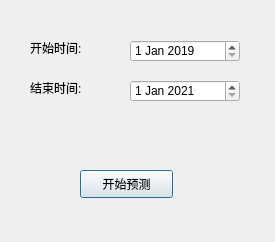
<?xml version="1.0" encoding="UTF-8"?>
<ui version="4.0">
 <class>Dialog</class>
 <widget class="QDialog" name="Dialog">
  <property name="geometry">
   <rect>
    <x>0</x>
    <y>0</y>
    <width>275</width>
    <height>242</height>
   </rect>
  </property>
  <property name="windowTitle">
   <string>Dialog</string>
  </property>
  <widget class="QLabel" name="label">
   <property name="geometry">
    <rect>
     <x>30</x>
     <y>40</y>
     <width>72</width>
     <height>15</height>
    </rect>
   </property>
   <property name="text">
    <string>开始时间:</string>
   </property>
  </widget>
  <widget class="QLabel" name="label_2">
   <property name="geometry">
    <rect>
     <x>30</x>
     <y>80</y>
     <width>72</width>
     <height>15</height>
    </rect>
   </property>
   <property name="text">
    <string>结束时间:</string>
   </property>
  </widget>
  <widget class="QDateEdit" name="dateEdit">
   <property name="geometry">
    <rect>
     <x>130</x>
     <y>40</y>
     <width>110</width>
     <height>22</height>
    </rect>
   </property>
   <property name="dateTime">
    <datetime>
     <hour>0</hour>
     <minute>0</minute>
     <second>0</second>
     <year>2019</year>
     <month>1</month>
     <day>1</day>
    </datetime>
   </property>
   <property name="minimumDateTime">
    <datetime>
     <hour>0</hour>
     <minute>0</minute>
     <second>0</second>
     <year>2019</year>
     <month>1</month>
     <day>1</day>
    </datetime>
   </property>
  </widget>
  <widget class="QDateEdit" name="dateEdit_2">
   <property name="geometry">
    <rect>
     <x>130</x>
     <y>80</y>
     <width>110</width>
     <height>22</height>
    </rect>
   </property>
   <property name="dateTime">
    <datetime>
     <hour>0</hour>
     <minute>0</minute>
     <second>0</second>
     <year>2021</year>
     <month>1</month>
     <day>1</day>
    </datetime>
   </property>
   <property name="minimumDateTime">
    <datetime>
     <hour>0</hour>
     <minute>0</minute>
     <second>0</second>
     <year>2021</year>
     <month>1</month>
     <day>1</day>
    </datetime>
   </property>
  </widget>
  <widget class="QPushButton" name="pushButton">
   <property name="geometry">
    <rect>
     <x>80</x>
     <y>170</y>
     <width>93</width>
     <height>28</height>
    </rect>
   </property>
   <property name="text">
    <string>开始预测</string>
   </property>
  </widget>
 </widget>
 <resources/>
 <connections/>
</ui>
